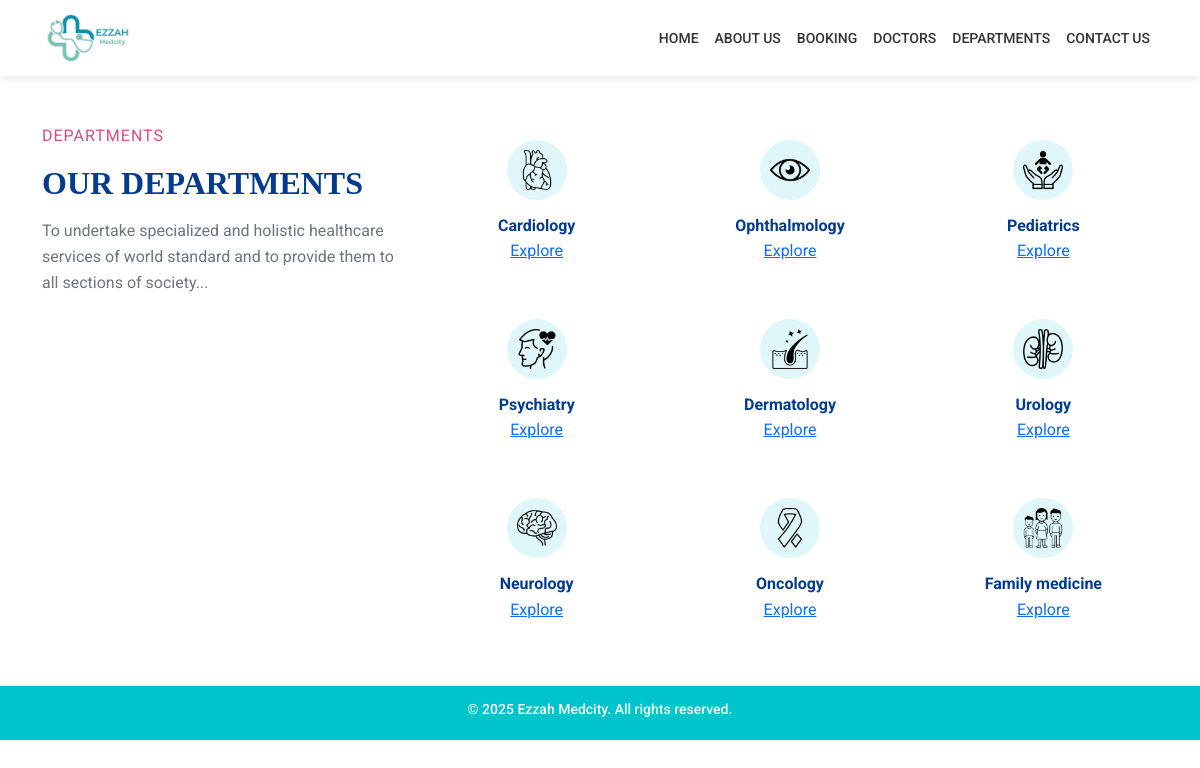
Screenshot of /departments/ with the database file from the repository.
### Home/models.py (models this page shows, shortened)
class Departments(models.Model):
    dep_name = models.CharField(max_length=100)
    dep_description = models.TextField()
    icon = models.ImageField(upload_to='department_icons/', blank=True, null=True)

### Home/views.py (the view)
# urls.py: path('departments/', views.departments,name='departments'),
def departments(request):
    dept_dict={
        'dept': Departments.objects.all()
    }
    return render(request,'departments.html',dept_dict)

### Templates/departments.html (shortened to what this page needs)
{% extends 'base.html' %}
{% load static %}
{% block content %}
<div class="container my-5">
    <div class="row align-items-start">
        <div class="col-12 col-lg-4 mb-4">
            <p class="text-uppercase fw-semibold" style="color: #dc4c80; letter-spacing: 1px;">Departments</p>
            <h2 class="fw-bold mb-3" style="font-family: 'Playfair Display', serif; color: #023b90;">OUR DEPARTMENTS</h2>
            <p class="text-muted" style="line-height: 1.6;">
                To undertake specialized and holistic healthcare services of world standard and to provide them to all sections of society...
            </p>
        </div>
        <div class="col-12 col-lg-8">
            <div class="row row-cols-1 row-cols-sm-2 row-cols-md-3 g-4">
                {% for d in dept %}
                <div class="col">
                    <div class="card h-100 text-center border-0 department-card p-3">
                        <div class="icon-wrapper mx-auto mb-3">
                            {% if d.icon %}
    <img src="{{ d.icon.url }}" alt="{{ d.dep_name }} Icon" width="40" height="40" class="icon-img">
{% else %}
    <img src="{% static 'image/default_icon.png' %}" alt="Default Icon" width="40" height="40" class="icon-img">
{% endif %}
                        </div>
                        <h6 class="fw-bold mb-1" style="font-size: 1rem; color: #023b90;">{{ d.dep_name }}</h6>
                        <a href="{% url 'department_detail' d.id %}">Explore</a>
                    </div>
                </div>
                {% endfor %}
            </div>
        </div>
    </div>
</div>
{% endblock %}  make it suitable for both mobile and desktop view

### Templates/base.html (style rules this page uses)
body { font-family: 'Roboto', sans-serif; margin: 0; padding: 0; }

### Templates/departments.html (style rules this page uses)
.department-card { background-color: #ffffff; border-radius: 12px; transition: transform 0.3s ease, box-shadow 0.3s ease, background-color 0.3s ease; cursor: pointer; }
.icon-wrapper { width: 60px; height: 60px; background-color: #e0f7fa; border-radius: 50%; display: flex; align-items: center; justify-content: center; transition: transform 0.4s ease, background-color 0.3s ease; }

### rows the page displays
Departments: icon (picture), dep_name "Cardiology"
Departments: icon (picture), dep_name "Ophthalmology"
Departments: icon (picture), dep_name "Pediatrics"
Departments: icon (picture), dep_name "Psychiatry"
Departments: icon (picture), dep_name "Dermatology"
Departments: icon (picture), dep_name "Urology"
Departments: icon (picture), dep_name "Neurology"
Departments: icon (picture), dep_name "Oncology"
Departments: icon (picture), dep_name "Family medicine"
